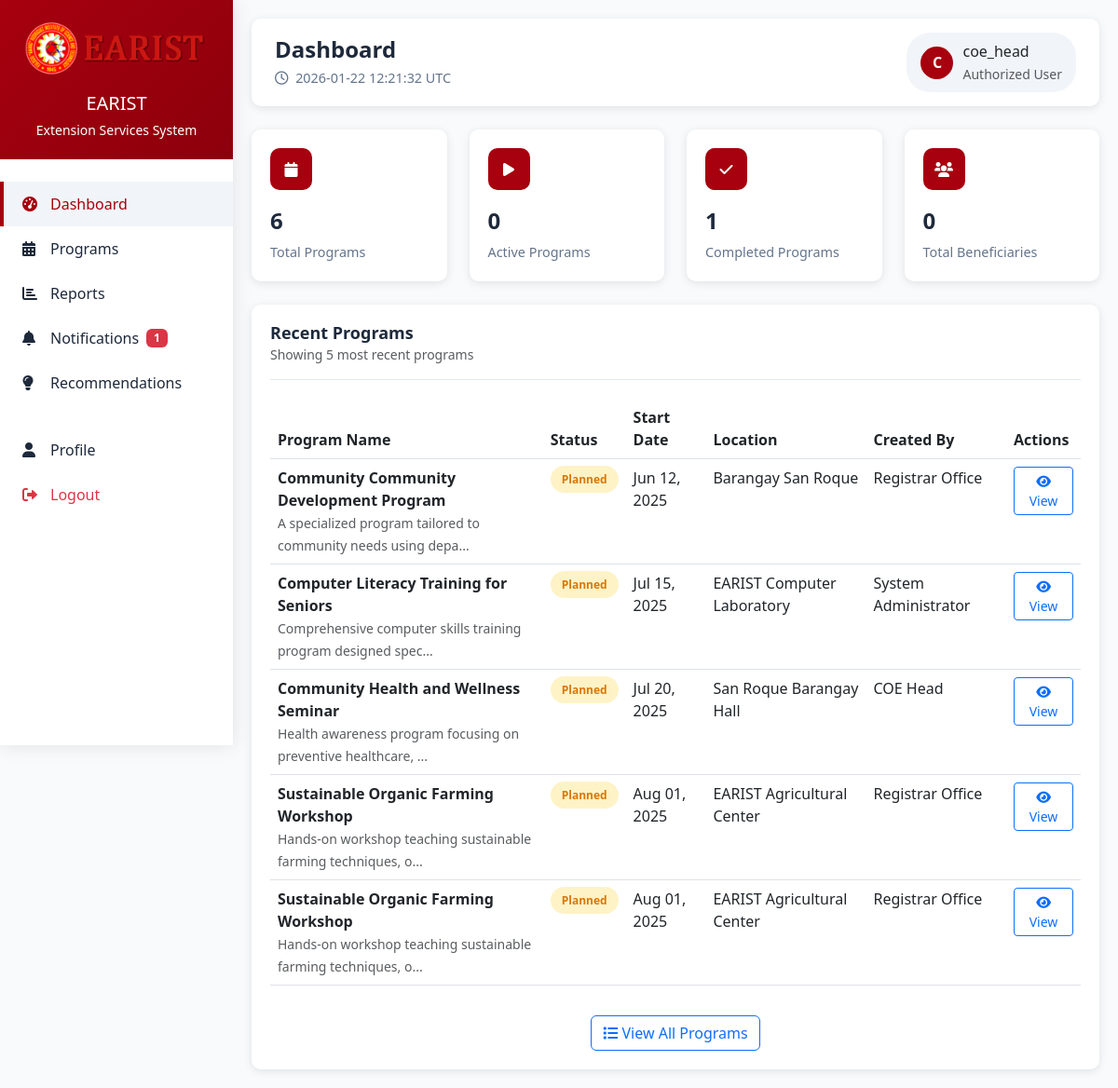
The app's page /pages/dashboard.php (signed in) with its own data.
### tables this page shows
CREATE TABLE `programs` (
  `program_id` int(11) NOT NULL,
  `title` varchar(255) NOT NULL,
  `description` text DEFAULT NULL,
  `objectives` text DEFAULT NULL,
  `type_of_service` enum('Health','Education','Agriculture','Technology','Environment','Social Services','Skills Training') NOT NULL,
  `target_beneficiaries` text DEFAULT NULL,
  `location` varchar(255) NOT NULL,
  `barangay` varchar(100) DEFAULT NULL,
  `date_start` date NOT NULL,
  `date_end` date DEFAULT NULL,
  `time_start` time NOT NULL,
  `time_end` time DEFAULT NULL,
  `expected_participants` int(11) NOT NULL DEFAULT 0,
  `actual_participants` int(11) DEFAULT 0,
  `budget_allocated` decimal(12,2) NOT NULL DEFAULT 0.00,
  `budget_used` decimal(12,2) DEFAULT 0.00,
  `status` enum('Planned','Ongoing','Completed','Cancelled') NOT NULL DEFAULT 'Planned',
  `approval_status` enum('Pending','Approved','Rejected') NOT NULL DEFAULT 'Approved',
  `created_by` int(11) NOT NULL,
  `created_at` timestamp NOT NULL DEFAULT current_timestamp(),
  `updated_at` timestamp NOT NULL DEFAULT current_timestamp() ON UPDATE current_timestamp()
);

### pages/dashboard.php (the view, shortened to what the rows shown need)
<?php
require_once 'config.php';
$page = $_GET['page'] ?? 'dashboard';
$recent_programs = [];
if ($page === 'dashboard') {
    try {
        $table_columns = $db->fetchAll("DESCRIBE programs");
        $available_columns = array_column($table_columns, 'Field');
        $name_columns = ['program_name', 'name', 'title', 'program_title'];
        $name_column = 'program_name';
        foreach ($name_columns as $col) {
            if (in_array($col, $available_columns)) {
                $name_column = $col;
                break;
            }
        }
        $location_columns = ['location', 'venue', 'address', 'place', 'site'];
        $location_column = 'location';
        foreach ($location_columns as $col) {
            if (in_array($col, $available_columns)) {
                $location_column = $col;
                break;
            }
        }
        $date_columns = ['start_date', 'date_start', 'program_date', 'start_datetime', 'date'];
        $date_column = 'start_date';
        foreach ($date_columns as $col) {
            if (in_array($col, $available_columns)) {
                $date_column = $col;
                break;
            }
        }
        $id_columns = ['program_id', 'id'];
        $id_column = 'program_id';
        foreach ($id_columns as $col) {
            if (in_array($col, $available_columns)) {
                $id_column = $col;
                break;
            }
        }
        $recent_programs_query = "
            SELECT
                p.*,
                p.$id_column as program_id,
                p.$name_column as program_name,
                p.$location_column as location,
                p.$date_column as start_date,
                COALESCE(u.first_name, '') as first_name,
                COALESCE(u.last_name, '') as last_name,
                CONCAT(COALESCE(u.first_name, ''), ' ', COALESCE(u.last_name, '')) as creator_name
            FROM programs p
            LEFT JOIN users u ON p.created_by = u.user_id
            ORDER BY " . (in_array('created_at', $available_columns) ? 'p.created_at' : 'p.' . $id_column) . " DESC
            LIMIT 5
        ";
        $recent_programs = $db->fetchAll($recent_programs_query);
    } catch (Exception $e) {
        error_log("Dashboard error: " . $e->getMessage());
        error_log("Stack trace: " . $e->getTraceAsString());
        $stats = [
            'total_programs' => 0,
            'active_programs' => 0,
            'completed_programs' => 0,
            'total_beneficiaries' => 0,
            'total_budget' => 0,
            'pending_requests' => 0
        ];
        $recent_programs = [];
        $notifications = [];
        $dashboard_error = "Unable to load dashboard data: " . $e->getMessage();
    }
}
?>
<!DOCTYPE html>
<html lang="en">
<head>
    <link href="https://cdnjs.cloudflare.com/ajax/libs/font-awesome/6.0.0/css/all.min.css" rel="stylesheet">
    <link href="https://cdnjs.cloudflare.com/ajax/libs/bootstrap/5.3.0/css/bootstrap.min.css" rel="stylesheet">
    <link href="https://cdnjs.cloudflare.com/ajax/libs/datatables/1.13.4/css/dataTables.bootstrap5.min.css" rel="stylesheet">
</head>
<body>
    <div class="main-content">
        <?php if ($page === 'dashboard'): ?>
            <div class="table-card">
                <div class="table-responsive">
                    <table class="table table-hover">
                        <thead>
                            <tr>
                                <th>Program Name</th>
                                <th>Status</th>
                                <th>Start Date</th>
                                <th>Location</th>
                                <th>Created By</th>
                                <th>Actions</th>
                            </tr>
                        </thead>
                        <tbody>
                            <?php if (!empty($recent_programs)): ?>
                                <?php foreach ($recent_programs as $program): ?>
                                    <tr>
                                        <td>
                                            <strong><?= htmlspecialchars($program['program_name']) ?></strong>
                                            <?php if (!empty($program['description'])): ?>
                                                <br><small class="text-muted"><?= htmlspecialchars(substr($program['description'], 0, 60)) ?>...</small>
                                            <?php endif; ?>
                                        </td>
                                        <td>
                                            <span class="status-badge status-<?= strtolower(str_replace([' ', '_'], '-', $program['status'])) ?>">
                                                <?= htmlspecialchars($program['status']) ?>
                                            </span>
                                        </td>
                                        <td>
                                            <?php
                                            $date = $program['start_date'];
                                            if ($date && $date !== '0000-00-00' && $date !== '0000-00-00 00:00:00') {
                                                echo date('M d, Y', strtotime($date));
                                            } else {
                                                echo '<span class="text-muted">Not set</span>';
                                            }
                                            ?>
                                        </td>
                                        <td><?= htmlspecialchars($program['location']) ?></td>
                                        <td>
                                            <?= htmlspecialchars(trim($program['creator_name'])) ?>
                                        </td>
                                        <td>
                                            <a href="?page=programs&view=<?= $program['program_id'] ?>"
                                               class="btn btn-sm btn-outline-primary">
                                                <i class="fas fa-eye"></i> View
                                            </a>
                                        </td>
                                    </tr>
                                <?php endforeach; ?>
                            <?php endif; ?>
                        </tbody>
                    </table>
                </div>
            </div>
        <?php endif; ?>
    </div>
</body>
</html>

### records on screen
programs: title "Community Community Development Program", description "A specialized program tailored to community needs using depa", status "Planned", date_start "Jun 12, 2025", location "Barangay San Roque", creator_name "Registrar Office"
programs: title "Computer Literacy Training for Seniors", description "Comprehensive computer skills training program designed spec", status "Planned", date_start "Jul 15, 2025", location "EARIST Computer Laboratory", creator_name "System Administrator"
programs: title "Community Health and Wellness Seminar", description "Health awareness program focusing on preventive healthcare,", status "Planned", date_start "Jul 20, 2025", location "San Roque Barangay Hall", creator_name "COE Head"
programs: title "Sustainable Organic Farming Workshop", description "Hands-on workshop teaching sustainable farming techniques, o", status "Planned", date_start "Aug 01, 2025", location "EARIST Agricultural Center", creator_name "Registrar Office"

### other values on screen
$unread_count "1"
str_replace('_', ' ', $page) "Dashboard"
substr($_SESSION['username'] ?? 'U', 0, 1) "C"
$_SESSION['full_name'] "coe_head"
$_SESSION['user_role'] "Authorized User"
$stats['total_programs'] "6"
$stats['active_programs'] "0"
$stats['completed_programs'] "1"
$stats['total_beneficiaries'] "0"
count($recent_programs) "5"
